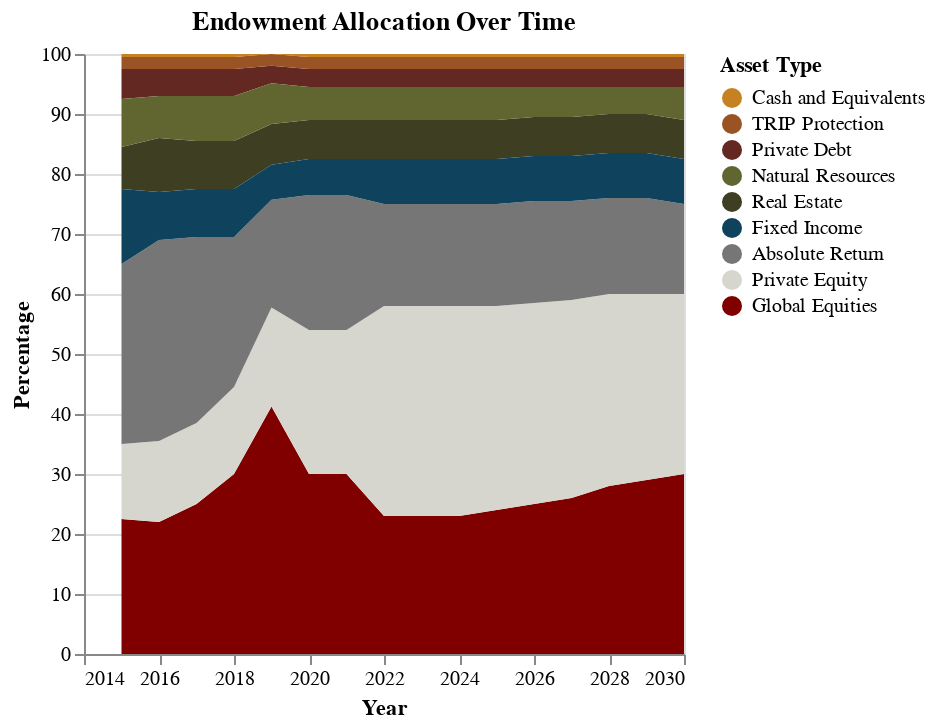

Notebook cell for this chart:
### Code cell
# Stacked percentage chart builder

# Melt the DataFrame to long format
df_melted = endowment_df.drop(columns=['Categories']).melt(id_vars="Asset Type", var_name="Year", value_name="Percentage")
df_melted["Year"] = pd.to_numeric(df_melted["Year"])

# sorting the data for the chart
df_melted["Percentage"] = df_melted["Percentage"].apply(lambda x: max(0, x))
 
# Adjust percentages to sum to 100%
def adjust_percentages(group):
    total = group["Percentage"].sum()
    if total != 100:
        group["Percentage"] = (group["Percentage"] / total) * 100
    return group

df_melted = df_melted.groupby("Year").apply(adjust_percentages).reset_index(drop=True)

# sorting the data for the chart
df_melted['Cumulative Percentage'] = df_melted.groupby('Year')['Percentage'].cumsum()
asset_type_order = df_melted.groupby("Asset Type")["Percentage"].sum().sort_values().index.tolist()

# custom colour scheme
colour_scale = alt.Scale(domain=asset_type_order,
                       range=['#C68220', '#9A5324', '#642822', '#616530', '#3E3E23',
                              '#0F425C', '#767676', '#D6D6CE', '#800000'])  


# Create the Altair chart
chart = alt.Chart(df_melted).mark_area().encode(
    x=alt.X("Year:Q", axis=alt.Axis(format=".0f")),
    y=alt.Y("Percentage:Q", scale=alt.Scale(domain=[0, 100])),
    color=alt.Color("Asset Type:N", sort=asset_type_order, scale= colour_scale),
    tooltip=["Year:Q", "Asset Type:N", "Percentage:Q"]
).properties(
    title="Endowment Allocation Over Time"
).configure_legend(
    orient='right'
)

chart.show()

### Figure 1 — Vega-Lite specification as saved in the notebook (floating-point values rounded to 4 significant figures; data arrays with more than 128 entries replaced by an {"elided": "..."} marker saying what was removed)
{"config": {"view": {"continuousWidth": 300, "continuousHeight": 300}, "legend": {"orient": "right"}}, "data": {"name": "data-d9e7ed04c07acb1bf96c9dde069b8192"}, "mark": {"type": "area"}, "encoding": {"color": {"field": "Asset Type", "scale": {"domain": ["Cash and Equivalents", "TRIP Protection", "Private Debt", "Natural Resources", "Real Estate", "Fixed Income", "Absolute Return", "Private Equity", "Global Equities"], "range": ["#C68220", "#9A5324", "#642822", "#616530", "#3E3E23", "#0F425C", "#767676", "#D6D6CE", "#800000"]}, "sort": ["Cash and Equivalents", "TRIP Protection", "Private Debt", "Natural Resources", "Real Estate", "Fixed Income", "Absolute Return", "Private Equity", "Global Equities"], "type": "nominal"}, "tooltip": [{"field": "Year", "type": "quantitative"}, {"field": "Asset Type", "type": "nominal"}, {"field": "Percentage", "type": "quantitative"}], "x": {"axis": {"format": ".0f"}, "field": "Year", "type": "quantitative"}, "y": {"field": "Percentage", "scale": {"domain": [0, 100]}, "type": "quantitative"}}, "title": "Endowment Allocation Over Time", "$schema": "https://vega.github.io/schema/vega-lite/v5.20.1.json", "datasets": {"data-d9e7ed04c07acb1bf96c9dde069b8192": {"elided": "144 records"}}}
